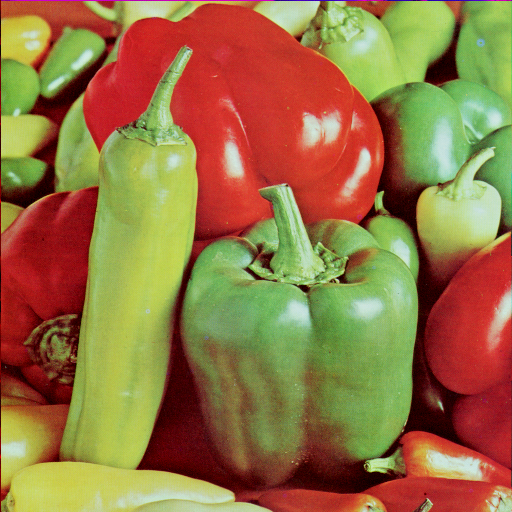
#> input picture dataset/base/Peppers.bmp, 512 x 512 px, found by its file name
$ python visualize_lena_non_edge_T100.py
#> lines starting #> are read from the running program, lines starting #| are printed output that depends on the picture; after the words box and inside, x2 and y2 are one past the last pixel; in counts of white or black regions, pixels touching at a corner belong together
### core/preprocess.py
# core/preprocess.py
from typing import Tuple, Optional
import numpy as np
from PIL import Image

# 3.3.1 Cover Image Preparation — BT.601 灰度
# Ig = 0.299*R + 0.587*G + 0.114*B  （报告 3.3.1）
def rgb_to_gray_bt601(img_in) -> np.ndarray:
    """
    将 RGB 图像转为 BT.601 加权灰度 (uint8)。
    支持 PIL.Image 或 np.ndarray 输入；返回 HxW uint8 数组。
    """
    if isinstance(img_in, Image.Image):
        rgb = np.asarray(img_in.convert("RGB"), dtype=np.float64)
    else:
        arr = np.asarray(img_in)
        if arr.ndim == 2:  # 已是灰度
            return arr.astype(np.uint8, copy=False)
        # 强制转 RGB 三通道
        rgb = arr[..., :3].astype(np.float64)
    # BT.601 加权
    gray = 0.299 * rgb[..., 0] + 0.587 * rgb[..., 1] + 0.114 * rgb[..., 2]
    gray = np.clip(gray, 0, 255).round().astype(np.uint8)
    return gray

# [47 lines left out: functions gray_from_channel, text_to_bitstream_utf8, load_text_file_to_bitstream, truncate_bitstream_to_capacity, not called in this run]

# 辅助：保存灰度图（便于快速检查预处理是否正确）
def save_gray(gray: np.ndarray, path: str) -> None:
    Image.fromarray(gray, mode="L").save(path)

### core/edges.py
# core/edges.py
from __future__ import annotations
from typing import Literal, Dict, Tuple
import numpy as np

Array = np.ndarray

def _sobel_abs_sum_inner(gray: Array) -> Array:
    """
    计算 |Gx|+|Gy|，返回 shape=(H-2, W-2) 的内区梯度图（float64）。
    使用标准3x3 Sobel核；不做任何归一化。
    """
    g = gray.astype(np.float64, copy=False)

    # Gx 核
    # [-1 0 1
    #  -2 0 2
    #  -1 0 1]
    gx = (
        (-1)*g[:-2, :-2] + (0)*g[:-2, 1:-1] + (1)*g[:-2, 2:] +
        (-2)*g[1:-1, :-2] + (0)*g[1:-1, 1:-1] + (2)*g[1:-1, 2:] +
        (-1)*g[2:,  :-2] + (0)*g[2:,  1:-1] + (1)*g[2:,  2:]
    )

    # Gy (标准方向，与Equation 2.3一致)
    # [-1 -2 -1
    #   0  0  0
    #  +1 +2 +1]
    gy = (
        (-1)*g[:-2, :-2] + (-2)*g[:-2, 1:-1] + (-1)*g[:-2, 2:] +
        ( 0)*g[1:-1, :-2] + ( 0)*g[1:-1, 1:-1] + ( 0)*g[1:-1, 2:] +
        ( 1)*g[2:, :-2] + ( 2)*g[2:, 1:-1] + ( 1)*g[2:, 2:]
    )

    return np.abs(gx) + np.abs(gy)


def sobel_gradient_map(gray: Array) -> Array:
    """
    将 (H-2)x(W-2) 的内区梯度图“嵌回”到 HxW（边界补0），便于与原图同维度索引。
    输入: gray 为 HxW（uint8 / float）灰度
    返回: grad_full: HxW（float64），边缘一圈为0
    """
    if gray.ndim != 2:
        raise ValueError("sobel_gradient_map: 输入必须是灰度图(HxW)。")
    H, W = gray.shape
    grad_inner = _sobel_abs_sum_inner(gray)
    grad_full = np.zeros((H, W), dtype=np.float64)
    if H >= 3 and W >= 3:
        grad_full[1:-1, 1:-1] = grad_inner
    return grad_full


# [61 lines left out: functions choose_adaptive_threshold, select_edge_pixels, not called in this run]

### core/match_bgr.py
# 负责匹配阶段：BT.601 灰度 + Sobel，取 ~R(T) 按 B→G→R 顺序在 LSB 上匹配 bitstream（不改像素）
# 提供：raster_indices_from_mask(), read_bit(), bgr_lsb_sequential_match(), prepare_bt601_grad_and_masks()
# core/match_bgr.py

from __future__ import annotations
from pathlib import Path
from typing import List, Tuple
import numpy as np
from PIL import Image

from core.preprocess import rgb_to_gray_bt601
from core.edges import sobel_gradient_map

def raster_indices_from_mask(mask: np.ndarray, select_false: bool = True) -> Tuple[np.ndarray, np.ndarray]:
    target = ~mask if select_false else mask
    ys, xs = np.nonzero(target)
    return ys.astype(np.int32), xs.astype(np.int32)

def channel_to_idx(ch: str) -> int:
    return {"R":0, "G":1, "B":2}[ch]

def read_bit(img_rgb: np.ndarray, y: int, x: int, ch: str, bit_plane: int = 0) -> int:
    c = channel_to_idx(ch)
    return (int(img_rgb[y, x, c]) >> bit_plane) & 1

# [32 lines left out: functions planes_str, bgr_planes_sequential_match, not called in this run]

def prepare_bt601_grad_and_masks(img: Image.Image, T_notR: int):
    gray_bt = rgb_to_gray_bt601(img)
    grad = sobel_gradient_map(gray_bt)
    R_mask = (grad >= T_notR)
    notR_mask = ~R_mask
    ys, xs = raster_indices_from_mask(R_mask, select_false=True)
    return gray_bt, grad, R_mask, notR_mask, ys, xs

### tests/visualize_lena_non_edge_T100.py
# tests/visualize_lena_non_edge.py
# 生成 Cover–Stego Matching 准备阶段的三张效果图：
# 1) 原始 Lena RGB 图
# 2) BT.601 灰度图
# 3) 非边缘区域 mask 图（白 = non-edge, 黑 = edge），T1 = 100

import sys, os
sys.path.append(os.path.abspath(os.path.join(os.path.dirname(__file__), '..')))

from pathlib import Path
import numpy as np
from PIL import Image

from core.match_bgr import prepare_bt601_grad_and_masks  # 复用你现有的接口

# ===================== 配置区 =====================
# 注意：如果你的 Lena 路径/文件名不同，这里改一下就行
IMAGE_PATH = Path("dataset/base/Peppers.bmp")      # 输入的 Lena.bmp
OUT_DIR    = Path("output/visualized/peppers_non_edge_vis")  # 输出目录

T_NOTR = 100   # 与论文中的 T1 一致

# ===================== 主流程 =====================

def main():
    OUT_DIR.mkdir(parents=True, exist_ok=True)

    # 1) 读入 Lena 并保存“原始 RGB 图”
    img_rgb = Image.open(IMAGE_PATH).convert("RGB")
#> img_rgb is the input picture: PIL image 512x512 RGB; mean R, G, B 149.8, 115.6, 66.5
    out_rgb = OUT_DIR / "step1_lena_rgb.png"
    img_rgb.save(out_rgb)
    print(f"[OK] Saved RGB image to {out_rgb}")

    # 2) 使用项目现有的 BT.601 + Sobel 函数，拿到灰度和 mask
    # 返回值约定：gray_bt, grad, R_mask, notR_mask, ys, xs
    gray_bt, grad, R_mask, notR_mask, ys, xs = prepare_bt601_grad_and_masks(
        img_rgb, T_NOTR
    )
#> in rgb_to_gray_bt601, `gray = 0.299 * rgb[..., 0] + 0.587 * rgb[..., 1] + 0.114 * rgb[..., 2]`:
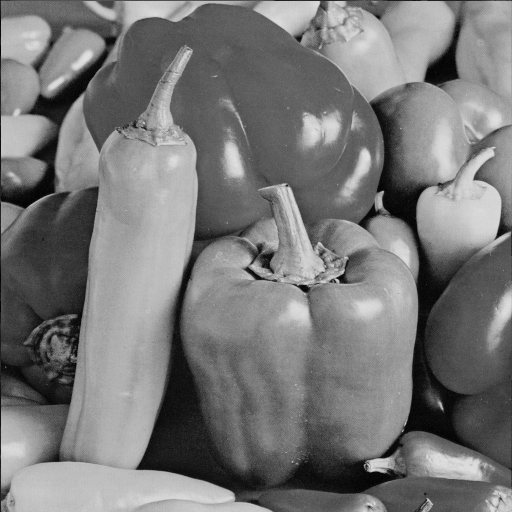
#> gray: shape (512, 512) float64; min 0, max 227.6, mean 120.2
#> in _sobel_abs_sum_inner, `gx = ( (-1)*g[:-2, :-2] + (0)*g[:-2, 1:-1] + (1)*g[:-2, 2:] + (-2)*g[1..`:
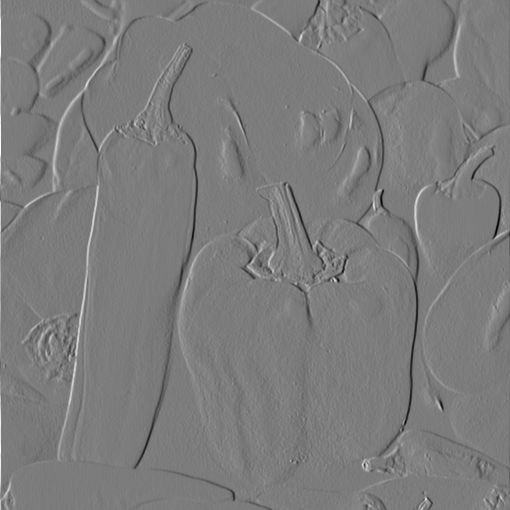
#> gx: shape (510, 510) float64; min -701, max 736, mean 0.7; drawn with min black and max white
#> in _sobel_abs_sum_inner, `gy = ( (-1)*g[:-2, :-2] + (-2)*g[:-2, 1:-1] + (-1)*g[:-2, 2:] + ( 0)*g..`:
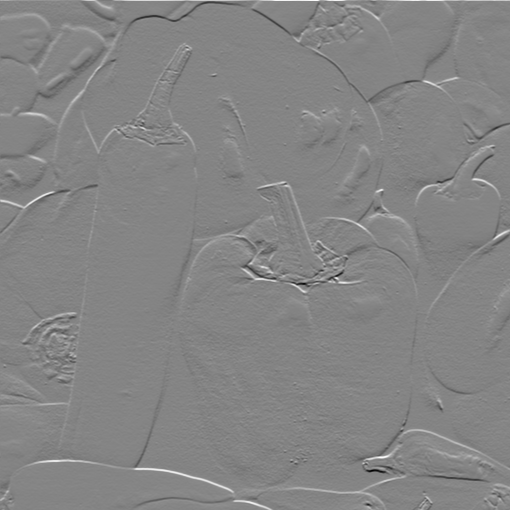
#> gy: shape (510, 510) float64; min -800, max 736, mean 0.7; drawn with min black and max white
#> in _sobel_abs_sum_inner, `return np.abs(gx) + np.abs(gy)`:
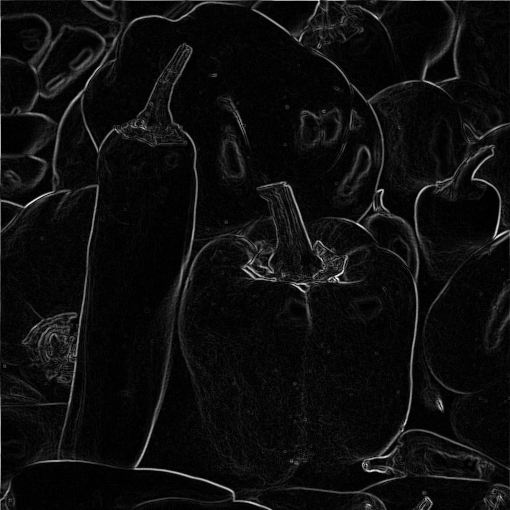
#> returned value: shape (510, 510) float64; min 0, max 1040, mean 57.7; drawn with min black and max white
#> in sobel_gradient_map, `grad_full[1:-1, 1:-1] = grad_inner`:
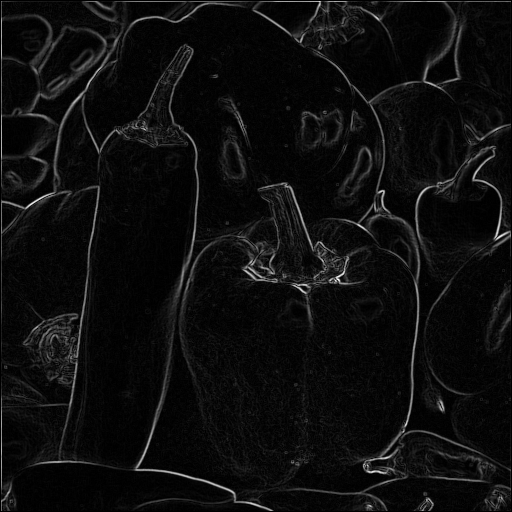
#> grad_full: shape (512, 512) float64; min 0, max 1040, mean 57.3; drawn with min black and max white
#> in prepare_bt601_grad_and_masks, `R_mask = (grad >= T_notR)`:
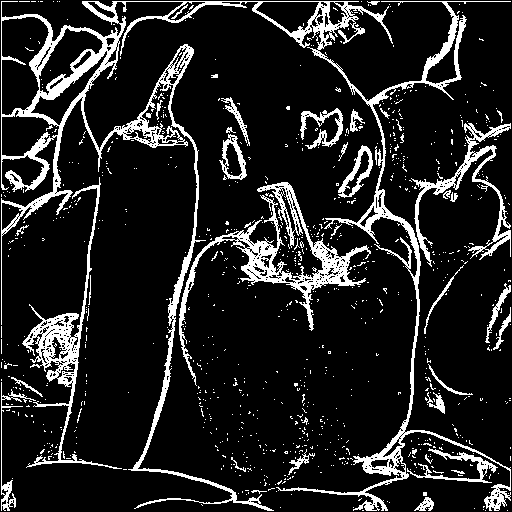
#> R_mask: shape (512, 512) bool; 13.5% white; 914 white regions (872 under 20 px), largest, box (x1, y1, x2, y2) and area: (1, 1, 511, 511) 17761, (179, 182, 371, 386) 4765, (22, 177, 122, 469) 3117

    # 2.1 保存灰度图（如果是 ndarray，就转成 PIL Image）
    if isinstance(gray_bt, np.ndarray):
        # 确保是 uint8
        if gray_bt.dtype != np.uint8:
            gray_bt_norm = np.clip(gray_bt, 0, 255).astype(np.uint8)
        else:
            gray_bt_norm = gray_bt
        img_gray = Image.fromarray(gray_bt_norm, mode="L")
    else:
        # 如果 prepare_bt601_grad_and_masks 直接返回的是 PIL Image
        img_gray = gray_bt.convert("L")

    out_gray = OUT_DIR / "step2_lena_gray_bt601.png"
    img_gray.save(out_gray)
    print(f"[OK] Saved grayscale image to {out_gray}")

    # 3) 生成非边缘区域 mask 图：白 = non-edge, 黑 = edge
    # notR_mask 应该是 bool/0-1 的二维数组
    notR_mask = np.asarray(notR_mask)
    if notR_mask.dtype != np.bool_:
        notR_bool = notR_mask.astype(bool)
    else:
        notR_bool = notR_mask

    # 白色表示 non-edge 区域，黑色表示 edge
    mask_non_edge = (notR_bool.astype(np.uint8)) * 255  # 0 或 255
    img_mask = Image.fromarray(mask_non_edge, mode="L")

    out_mask = OUT_DIR / f"step3_non_edge_mask_T{T_NOTR}.png"
    img_mask.save(out_mask)
    print(f"[OK] Saved non-edge mask image to {out_mask}")

    print("\nDone. You now have three images:")
    print(f"  1) {out_rgb.name}   (RGB original)")
    print(f"  2) {out_gray.name}  (BT.601 grayscale)")
    print(f"  3) {out_mask.name}  (non-edge mask, white = non-edge, black = edge)")


if __name__ == "__main__":
    main()

$ run again, with dataset/base/Baboon.bmp copied over dataset/base/Peppers.bmp
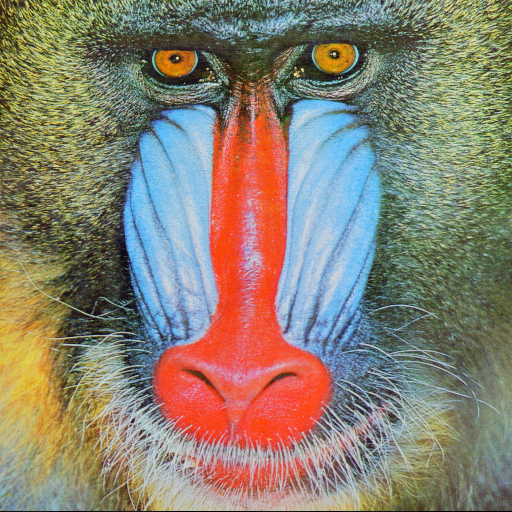
#> input picture dataset/base/Baboon.bmp, 512 x 512 px, found by its file name
#> in main, img_rgb is the input picture: PIL image 512x512 RGB; mean R, G, B 137.4, 128.9, 113.1
#> in sobel_gradient_map, `grad_full[1:-1, 1:-1] = grad_inner`:
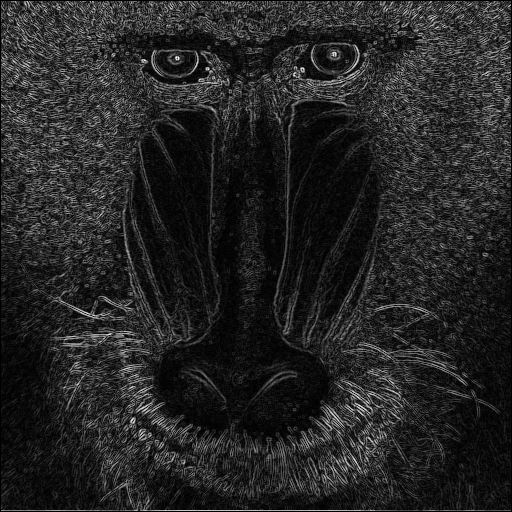
#> grad_full: shape (512, 512) float64; min 0, max 994, mean 145.3; drawn with min black and max white
#> in prepare_bt601_grad_and_masks, `R_mask = (grad >= T_notR)`:
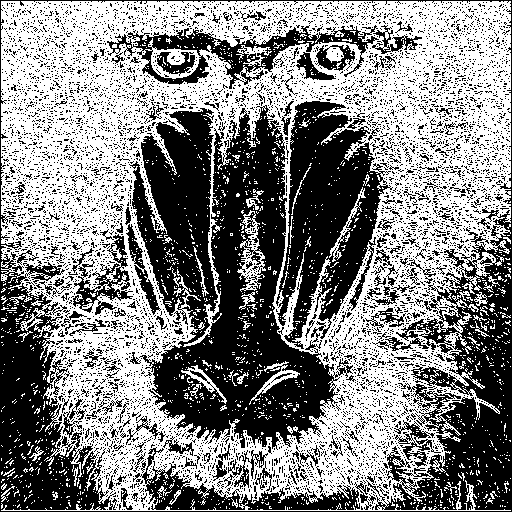
#> R_mask: shape (512, 512) bool; 52.1% white; 7746 black regions (7559 under 20 px), largest, box (x1, y1, x2, y2) and area: (129, 105, 353, 450) 37419, (0, 0, 512, 512) 33294, (276, 101, 393, 349) 14997

$ run again, with dataset/base/Milk.bmp copied over dataset/base/Peppers.bmp
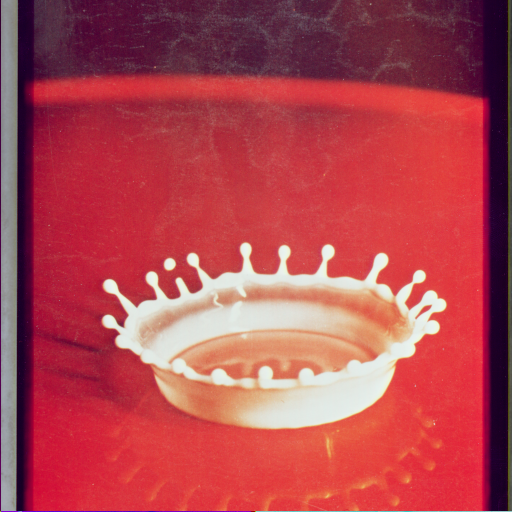
#> input picture dataset/base/Milk.bmp, 512 x 512 px, found by its file name
#> in main, img_rgb is the input picture: PIL image 512x512 RGB; mean R, G, B 176.3, 70.5, 79.9
#> in _sobel_abs_sum_inner, `gy = ( (-1)*g[:-2, :-2] + (-2)*g[:-2, 1:-1] + (-1)*g[:-2, 2:] + ( 0)*g..`:
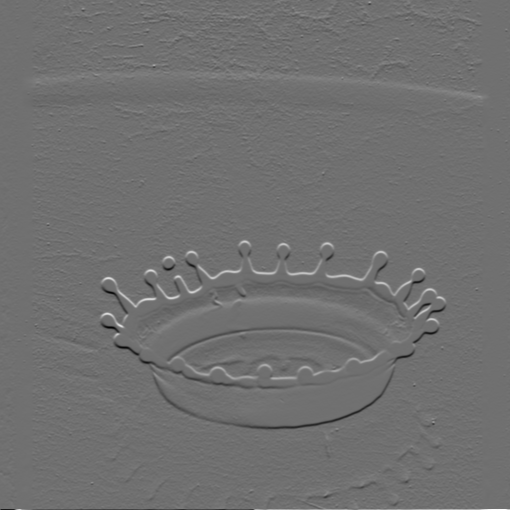
#> gy: shape (510, 510) float64; min -540, max 685, mean 0.9; drawn with min black and max white
#> in prepare_bt601_grad_and_masks, `R_mask = (grad >= T_notR)`:
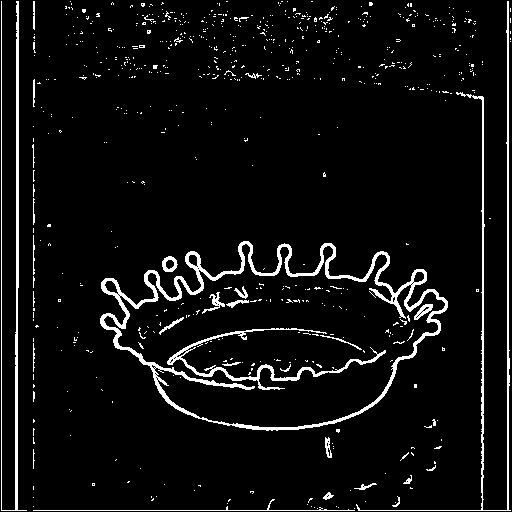
#> R_mask: shape (512, 512) bool; 5.7% white; 693 white regions (663 under 20 px), largest, box (x1, y1, x2, y2) and area: (100, 241, 448, 431) 5594, (356, 1, 511, 511) 2157, (1, 1, 27, 511) 2000
